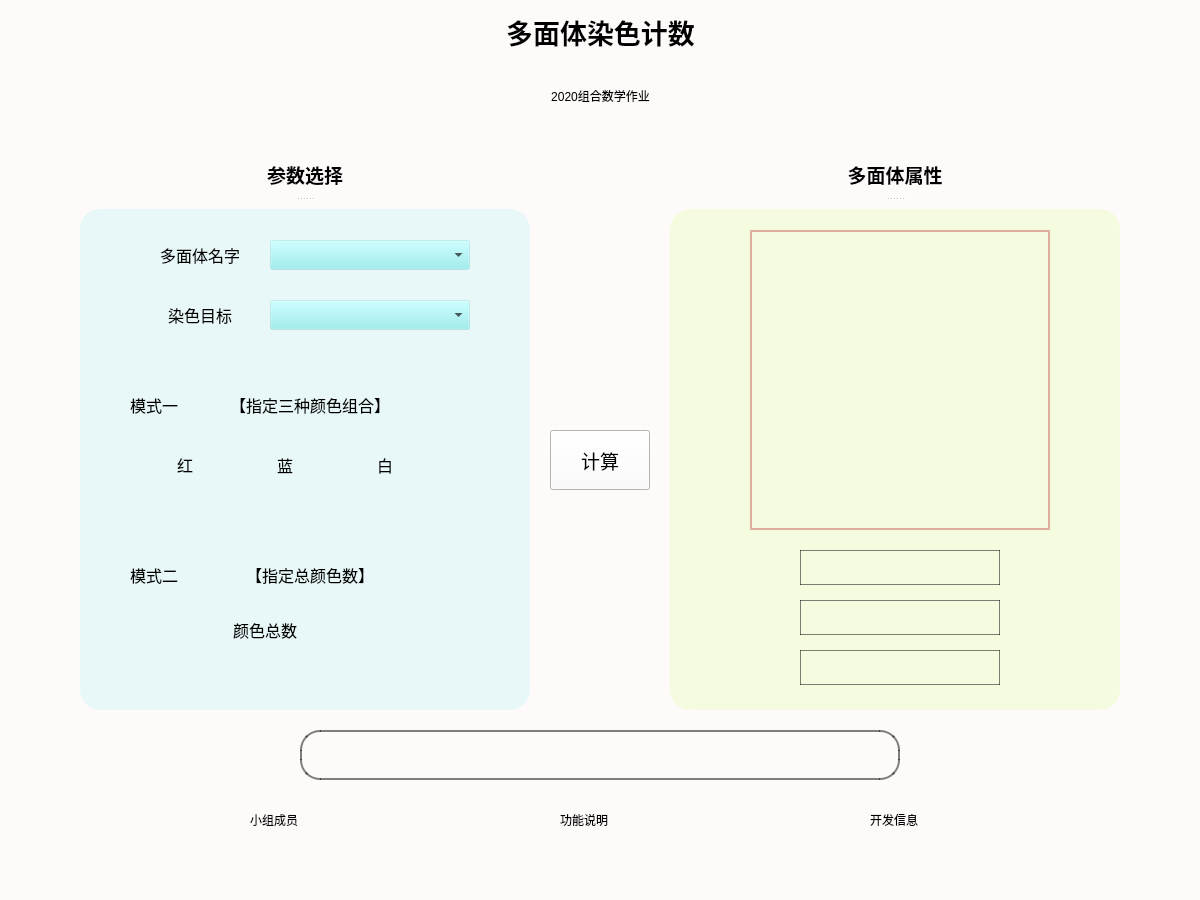
<?xml version="1.0" encoding="UTF-8"?>
<ui version="4.0">
 <class>MainWindow</class>
 <widget class="QMainWindow" name="MainWindow">
  <property name="geometry">
   <rect>
    <x>0</x>
    <y>0</y>
    <width>1200</width>
    <height>900</height>
   </rect>
  </property>
  <property name="sizePolicy">
   <sizepolicy hsizetype="Preferred" vsizetype="Preferred">
    <horstretch>0</horstretch>
    <verstretch>0</verstretch>
   </sizepolicy>
  </property>
  <property name="windowTitle">
   <string>MainWindow</string>
  </property>
  <property name="styleSheet">
   <string notr="true">background-color:rgb(255,250,250)</string>
  </property>
  <widget class="QWidget" name="centralwidget">
   <widget class="QComboBox" name="name_select">
    <property name="geometry">
     <rect>
      <x>270</x>
      <y>240</y>
      <width>200</width>
      <height>30</height>
     </rect>
    </property>
    <property name="styleSheet">
     <string notr="true">*{
background-color: rgba(141,238,238,0.2);
}</string>
    </property>
   </widget>
   <widget class="QLabel" name="name_label">
    <property name="geometry">
     <rect>
      <x>140</x>
      <y>240</y>
      <width>120</width>
      <height>30</height>
     </rect>
    </property>
    <property name="font">
     <font>
      <family>Agency FB</family>
      <pointsize>12</pointsize>
     </font>
    </property>
    <property name="styleSheet">
     <string notr="true">*{
background-color: rgba(141,238,238,0);
}</string>
    </property>
    <property name="text">
     <string>多面体名字</string>
    </property>
    <property name="alignment">
     <set>Qt::AlignCenter</set>
    </property>
   </widget>
   <widget class="QLabel" name="aim_label">
    <property name="geometry">
     <rect>
      <x>140</x>
      <y>300</y>
      <width>120</width>
      <height>30</height>
     </rect>
    </property>
    <property name="font">
     <font>
      <family>Agency FB</family>
      <pointsize>12</pointsize>
     </font>
    </property>
    <property name="styleSheet">
     <string notr="true">*{
background-color: rgba(141,238,238,0);
}</string>
    </property>
    <property name="text">
     <string>染色目标</string>
    </property>
    <property name="alignment">
     <set>Qt::AlignCenter</set>
    </property>
   </widget>
   <widget class="QLabel" name="rbw_label">
    <property name="geometry">
     <rect>
      <x>210</x>
      <y>390</y>
      <width>200</width>
      <height>30</height>
     </rect>
    </property>
    <property name="font">
     <font>
      <family>Agency FB</family>
      <pointsize>12</pointsize>
     </font>
    </property>
    <property name="styleSheet">
     <string notr="true">*{
background-color: rgba(141,238,238,0);
}</string>
    </property>
    <property name="text">
     <string>【指定三种颜色组合】</string>
    </property>
    <property name="alignment">
     <set>Qt::AlignCenter</set>
    </property>
   </widget>
   <widget class="QComboBox" name="aim_select">
    <property name="geometry">
     <rect>
      <x>270</x>
      <y>300</y>
      <width>200</width>
      <height>30</height>
     </rect>
    </property>
    <property name="styleSheet">
     <string notr="true">*{
background-color: rgba(141,238,238,0.2);
}</string>
    </property>
   </widget>
   <widget class="QLabel" name="color_label">
    <property name="geometry">
     <rect>
      <x>210</x>
      <y>560</y>
      <width>200</width>
      <height>30</height>
     </rect>
    </property>
    <property name="font">
     <font>
      <family>Agency FB</family>
      <pointsize>12</pointsize>
     </font>
    </property>
    <property name="styleSheet">
     <string notr="true">*{
background-color: rgba(141,238,238,0);
}</string>
    </property>
    <property name="text">
     <string>【指定总颜色数】</string>
    </property>
    <property name="alignment">
     <set>Qt::AlignCenter</set>
    </property>
   </widget>
   <widget class="QLabel" name="b_label">
    <property name="geometry">
     <rect>
      <x>270</x>
      <y>450</y>
      <width>30</width>
      <height>30</height>
     </rect>
    </property>
    <property name="font">
     <font>
      <family>Agency FB</family>
      <pointsize>12</pointsize>
     </font>
    </property>
    <property name="styleSheet">
     <string notr="true">*{
background-color: rgba(141,238,238,0);
}</string>
    </property>
    <property name="text">
     <string>蓝</string>
    </property>
    <property name="alignment">
     <set>Qt::AlignCenter</set>
    </property>
   </widget>
   <widget class="QLabel" name="w_label">
    <property name="geometry">
     <rect>
      <x>370</x>
      <y>450</y>
      <width>30</width>
      <height>30</height>
     </rect>
    </property>
    <property name="font">
     <font>
      <family>Agency FB</family>
      <pointsize>12</pointsize>
     </font>
    </property>
    <property name="styleSheet">
     <string notr="true">*{
background-color: rgba(141,238,238,0);
}</string>
    </property>
    <property name="text">
     <string>白</string>
    </property>
    <property name="alignment">
     <set>Qt::AlignCenter</set>
    </property>
   </widget>
   <widget class="QLabel" name="r_lable">
    <property name="geometry">
     <rect>
      <x>170</x>
      <y>450</y>
      <width>30</width>
      <height>30</height>
     </rect>
    </property>
    <property name="font">
     <font>
      <family>Agency FB</family>
      <pointsize>12</pointsize>
     </font>
    </property>
    <property name="styleSheet">
     <string notr="true">*{
background-color: rgba(141,238,238,0);
}</string>
    </property>
    <property name="text">
     <string>红</string>
    </property>
    <property name="alignment">
     <set>Qt::AlignCenter</set>
    </property>
   </widget>
   <widget class="QTextEdit" name="r_num">
    <property name="geometry">
     <rect>
      <x>210</x>
      <y>450</y>
      <width>50</width>
      <height>35</height>
     </rect>
    </property>
    <property name="font">
     <font>
      <family>Agency FB</family>
      <pointsize>12</pointsize>
     </font>
    </property>
    <property name="styleSheet">
     <string notr="true">*{
background-color: rgba(141,238,238,0);
}</string>
    </property>
   </widget>
   <widget class="QTextEdit" name="b_num">
    <property name="geometry">
     <rect>
      <x>310</x>
      <y>450</y>
      <width>50</width>
      <height>35</height>
     </rect>
    </property>
    <property name="font">
     <font>
      <family>Agency FB</family>
      <pointsize>12</pointsize>
     </font>
    </property>
    <property name="styleSheet">
     <string notr="true">*{
background-color: rgba(141,238,238,0);
}</string>
    </property>
   </widget>
   <widget class="QTextEdit" name="w_num">
    <property name="geometry">
     <rect>
      <x>410</x>
      <y>450</y>
      <width>50</width>
      <height>35</height>
     </rect>
    </property>
    <property name="font">
     <font>
      <family>Agency FB</family>
      <pointsize>12</pointsize>
     </font>
    </property>
    <property name="styleSheet">
     <string notr="true">*{
background-color: rgba(141,238,238,0);
}</string>
    </property>
   </widget>
   <widget class="QTextEdit" name="color_num">
    <property name="geometry">
     <rect>
      <x>340</x>
      <y>613</y>
      <width>50</width>
      <height>35</height>
     </rect>
    </property>
    <property name="font">
     <font>
      <family>Agency FB</family>
      <pointsize>12</pointsize>
     </font>
    </property>
    <property name="styleSheet">
     <string notr="true">*{
background-color: rgba(141,238,238,0);
}</string>
    </property>
   </widget>
   <widget class="QLabel" name="color_num_label">
    <property name="geometry">
     <rect>
      <x>220</x>
      <y>610</y>
      <width>90</width>
      <height>40</height>
     </rect>
    </property>
    <property name="font">
     <font>
      <family>Agency FB</family>
      <pointsize>12</pointsize>
     </font>
    </property>
    <property name="styleSheet">
     <string notr="true">*{
background-color: rgba(141,238,238,0);
}</string>
    </property>
    <property name="text">
     <string>颜色总数</string>
    </property>
    <property name="alignment">
     <set>Qt::AlignCenter</set>
    </property>
   </widget>
   <widget class="QWidget" name="layoutWidget">
    <property name="geometry">
     <rect>
      <x>0</x>
      <y>0</y>
      <width>1201</width>
      <height>127</height>
     </rect>
    </property>
    <layout class="QVBoxLayout" name="verticalLayout">
     <property name="spacing">
      <number>0</number>
     </property>
     <property name="leftMargin">
      <number>0</number>
     </property>
     <item>
      <widget class="QLabel" name="title">
       <property name="enabled">
        <bool>true</bool>
       </property>
       <property name="font">
        <font>
         <family>Agency FB</family>
         <pointsize>20</pointsize>
         <weight>75</weight>
         <bold>true</bold>
        </font>
       </property>
       <property name="text">
        <string>多面体染色计数</string>
       </property>
       <property name="textFormat">
        <enum>Qt::AutoText</enum>
       </property>
       <property name="alignment">
        <set>Qt::AlignCenter</set>
       </property>
      </widget>
     </item>
     <item>
      <widget class="QLabel" name="subtitle">
       <property name="text">
        <string>2020组合数学作业</string>
       </property>
       <property name="alignment">
        <set>Qt::AlignCenter</set>
       </property>
      </widget>
     </item>
    </layout>
   </widget>
   <widget class="QSplitter" name="splitter_2">
    <property name="geometry">
     <rect>
      <x>670</x>
      <y>160</y>
      <width>450</width>
      <height>550</height>
     </rect>
    </property>
    <property name="orientation">
     <enum>Qt::Vertical</enum>
    </property>
    <property name="handleWidth">
     <number>20</number>
    </property>
    <widget class="QLabel" name="attr_label">
     <property name="sizePolicy">
      <sizepolicy hsizetype="Preferred" vsizetype="Preferred">
       <horstretch>0</horstretch>
       <verstretch>0</verstretch>
      </sizepolicy>
     </property>
     <property name="font">
      <font>
       <family>Agency FB</family>
       <pointsize>14</pointsize>
       <weight>75</weight>
       <bold>true</bold>
      </font>
     </property>
     <property name="text">
      <string>多面体属性</string>
     </property>
     <property name="alignment">
      <set>Qt::AlignCenter</set>
     </property>
    </widget>
    <widget class="QLabel" name="background2">
     <property name="enabled">
      <bool>true</bool>
     </property>
     <property name="sizePolicy">
      <sizepolicy hsizetype="Preferred" vsizetype="Preferred">
       <horstretch>0</horstretch>
       <verstretch>1</verstretch>
      </sizepolicy>
     </property>
     <property name="styleSheet">
      <string notr="true">*{
background-color: rgba(202,255,112,0.2);
border-radius:20px
}</string>
     </property>
     <property name="text">
      <string/>
     </property>
    </widget>
   </widget>
   <widget class="QLabel" name="picture">
    <property name="geometry">
     <rect>
      <x>750</x>
      <y>230</y>
      <width>300</width>
      <height>300</height>
     </rect>
    </property>
    <property name="styleSheet">
     <string notr="true">*{
border: 2px solid rgba(205,92,92,0.5);
background-color: rgba(202,255,112,0);
}</string>
    </property>
    <property name="text">
     <string/>
    </property>
   </widget>
   <widget class="QPushButton" name="calculate">
    <property name="geometry">
     <rect>
      <x>550</x>
      <y>430</y>
      <width>100</width>
      <height>60</height>
     </rect>
    </property>
    <property name="font">
     <font>
      <family>Agency FB</family>
      <pointsize>14</pointsize>
     </font>
    </property>
    <property name="text">
     <string>计算</string>
    </property>
   </widget>
   <widget class="QLabel" name="member">
    <property name="geometry">
     <rect>
      <x>250</x>
      <y>810</y>
      <width>70</width>
      <height>20</height>
     </rect>
    </property>
    <property name="text">
     <string>小组成员</string>
    </property>
   </widget>
   <widget class="QLabel" name="function_descrip">
    <property name="geometry">
     <rect>
      <x>560</x>
      <y>810</y>
      <width>70</width>
      <height>20</height>
     </rect>
    </property>
    <property name="text">
     <string>功能说明</string>
    </property>
   </widget>
   <widget class="QLabel" name="develop_info">
    <property name="geometry">
     <rect>
      <x>870</x>
      <y>810</y>
      <width>70</width>
      <height>20</height>
     </rect>
    </property>
    <property name="text">
     <string>开发信息</string>
    </property>
   </widget>
   <widget class="QSplitter" name="splitter">
    <property name="geometry">
     <rect>
      <x>80</x>
      <y>160</y>
      <width>450</width>
      <height>550</height>
     </rect>
    </property>
    <property name="orientation">
     <enum>Qt::Vertical</enum>
    </property>
    <property name="handleWidth">
     <number>20</number>
    </property>
    <widget class="QLabel" name="para_label">
     <property name="sizePolicy">
      <sizepolicy hsizetype="Preferred" vsizetype="Preferred">
       <horstretch>0</horstretch>
       <verstretch>0</verstretch>
      </sizepolicy>
     </property>
     <property name="font">
      <font>
       <family>Agency FB</family>
       <pointsize>14</pointsize>
       <weight>75</weight>
       <bold>true</bold>
       <underline>false</underline>
       <strikeout>false</strikeout>
      </font>
     </property>
     <property name="text">
      <string>参数选择</string>
     </property>
     <property name="alignment">
      <set>Qt::AlignCenter</set>
     </property>
    </widget>
    <widget class="QLabel" name="background1">
     <property name="enabled">
      <bool>true</bool>
     </property>
     <property name="sizePolicy">
      <sizepolicy hsizetype="Preferred" vsizetype="Preferred">
       <horstretch>0</horstretch>
       <verstretch>1</verstretch>
      </sizepolicy>
     </property>
     <property name="styleSheet">
      <string notr="true">*{
background-color: rgba(141,238,238,0.2);
border-radius:20px
}</string>
     </property>
     <property name="text">
      <string/>
     </property>
    </widget>
   </widget>
   <widget class="QLabel" name="vertice_num">
    <property name="geometry">
     <rect>
      <x>800</x>
      <y>550</y>
      <width>200</width>
      <height>35</height>
     </rect>
    </property>
    <property name="styleSheet">
     <string notr="true">*{
border: 1px solid rgba(0,0,0,0.5);
background-color: rgba(202,255,112,0);
}</string>
    </property>
    <property name="text">
     <string/>
    </property>
    <property name="alignment">
     <set>Qt::AlignCenter</set>
    </property>
   </widget>
   <widget class="QLabel" name="edge_num">
    <property name="geometry">
     <rect>
      <x>800</x>
      <y>600</y>
      <width>200</width>
      <height>35</height>
     </rect>
    </property>
    <property name="styleSheet">
     <string notr="true">*{
border: 1px solid rgba(0,0,0,0.5);
background-color: rgba(202,255,112,0);
}</string>
    </property>
    <property name="text">
     <string/>
    </property>
    <property name="alignment">
     <set>Qt::AlignCenter</set>
    </property>
   </widget>
   <widget class="QLabel" name="surface_num">
    <property name="geometry">
     <rect>
      <x>800</x>
      <y>650</y>
      <width>200</width>
      <height>35</height>
     </rect>
    </property>
    <property name="styleSheet">
     <string notr="true">*{
border: 1px solid rgba(0,0,0,0.5);
background-color: rgba(202,255,112,0);
}</string>
    </property>
    <property name="text">
     <string/>
    </property>
    <property name="alignment">
     <set>Qt::AlignCenter</set>
    </property>
   </widget>
   <widget class="QLabel" name="result">
    <property name="geometry">
     <rect>
      <x>300</x>
      <y>730</y>
      <width>600</width>
      <height>50</height>
     </rect>
    </property>
    <property name="styleSheet">
     <string notr="true">*{
border: 2px solid rgba(0,0,0,0.5);
border-radius:20px;
}</string>
    </property>
    <property name="text">
     <string/>
    </property>
    <property name="alignment">
     <set>Qt::AlignCenter</set>
    </property>
   </widget>
   <widget class="QRadioButton" name="radioButton">
    <property name="geometry">
     <rect>
      <x>110</x>
      <y>390</y>
      <width>90</width>
      <height>30</height>
     </rect>
    </property>
    <property name="font">
     <font>
      <family>Agency FB</family>
      <pointsize>12</pointsize>
     </font>
    </property>
    <property name="styleSheet">
     <string notr="true">*{
background-color: rgba(141,238,238,0);
}</string>
    </property>
    <property name="text">
     <string>模式一</string>
    </property>
   </widget>
   <widget class="QRadioButton" name="radioButton_2">
    <property name="geometry">
     <rect>
      <x>110</x>
      <y>560</y>
      <width>90</width>
      <height>30</height>
     </rect>
    </property>
    <property name="font">
     <font>
      <family>Agency FB</family>
      <pointsize>12</pointsize>
     </font>
    </property>
    <property name="styleSheet">
     <string notr="true">*{
background-color: rgba(141,238,238,0);
}</string>
    </property>
    <property name="text">
     <string>模式二</string>
    </property>
   </widget>
   <zorder>splitter_2</zorder>
   <zorder>splitter</zorder>
   <zorder>layoutWidget</zorder>
   <zorder>name_select</zorder>
   <zorder>name_label</zorder>
   <zorder>aim_label</zorder>
   <zorder>rbw_label</zorder>
   <zorder>aim_select</zorder>
   <zorder>color_label</zorder>
   <zorder>b_label</zorder>
   <zorder>w_label</zorder>
   <zorder>r_lable</zorder>
   <zorder>r_num</zorder>
   <zorder>b_num</zorder>
   <zorder>w_num</zorder>
   <zorder>color_num</zorder>
   <zorder>color_num_label</zorder>
   <zorder>picture</zorder>
   <zorder>calculate</zorder>
   <zorder>member</zorder>
   <zorder>function_descrip</zorder>
   <zorder>develop_info</zorder>
   <zorder>vertice_num</zorder>
   <zorder>edge_num</zorder>
   <zorder>surface_num</zorder>
   <zorder>result</zorder>
   <zorder>radioButton</zorder>
   <zorder>radioButton_2</zorder>
  </widget>
  <widget class="QMenuBar" name="menubar">
   <property name="geometry">
    <rect>
     <x>0</x>
     <y>0</y>
     <width>1200</width>
     <height>26</height>
    </rect>
   </property>
  </widget>
  <widget class="QStatusBar" name="statusbar"/>
 </widget>
 <resources/>
 <connections/>
</ui>
